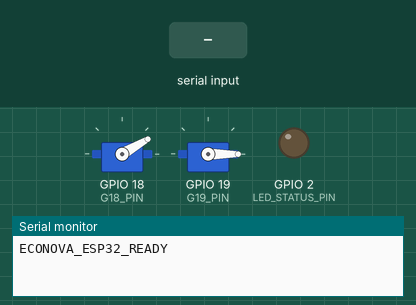
Simulated run of this sketch. Board: ESP32. Shown: 2 × servo, output pins drawn as LEDs (lit = HIGH), the last lines printed to the serial monitor. Inputs (shaded band) come from the test bench.

Above: at 3.3 s.
3.4 s: "ORGANIC\n" received over Serial
At 5.4 s:
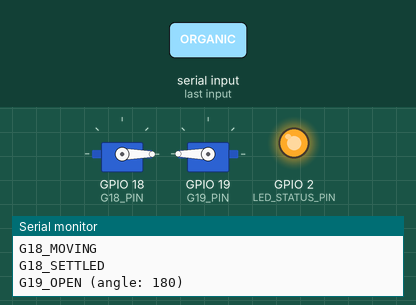
6.4 s: "PLASTIC\n" received over Serial
At 8.5 s:
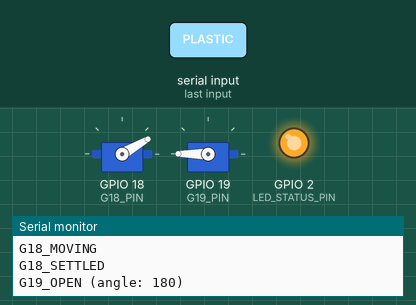
9.4 s: "METAL\n" received over Serial
At 12.0 s:
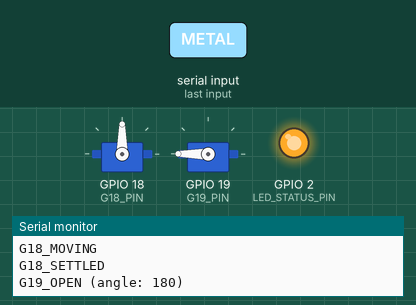
12.4 s: "G18:,45\n" received over Serial
At 14.8 s:
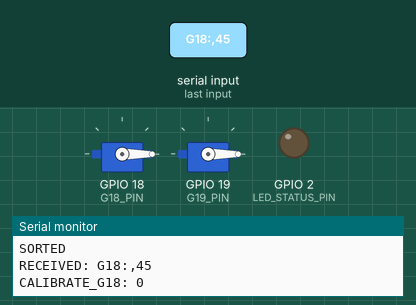
15.4 s: "G19:90\n" received over Serial
At 16.6 s:
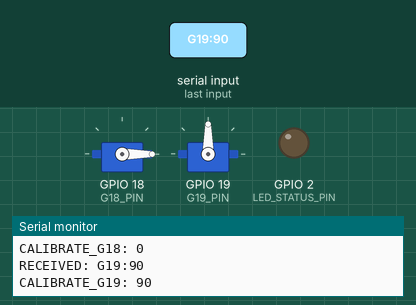
16.9 s: "O\n" received over Serial
At 17.3 s:
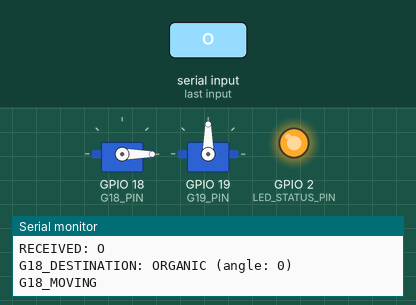
Timing chart, 0 to 20.9 s (numbered marks = the images above; inputs shaded):
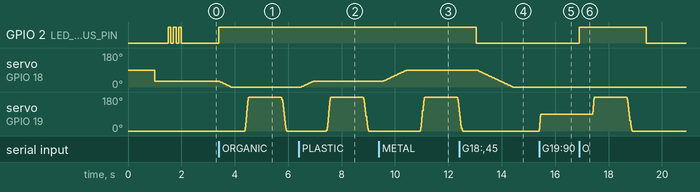

Measured:
- after the input at 3.4 s, GPIO 2 (LED_STATUS_PIN): LOW → HIGH at once; servo on GPIO 18 (G18_PIN): moves from 30° to 0° over 0.42 s, starting at once; servo on GPIO 19 (G19_PIN): rises from 0° to 180° in 0.16 s, then falls to 0° in 1.4 s
- after the input at 6.4 s, GPIO 2 (LED_STATUS_PIN): stays HIGH (without the input it goes to LOW after 0.07 s); servo on GPIO 18 (G18_PIN): moves from 0° to 30° over 0.45 s, starting after 0.08 s; servo on GPIO 19 (G19_PIN): rises from 0° to 180° in 0.16 s, then falls to 0° in 1.4 s
- after the input at 9.4 s, GPIO 2 (LED_STATUS_PIN): stays HIGH (without the input it goes to LOW after 0.13 s); servo on GPIO 18 (G18_PIN): moves from 30° to 90° over 0.90 s, starting after 0.15 s; servo on GPIO 19 (G19_PIN): rises from 0° to 180° in 0.16 s, then falls to 127° in 1.3 s
- after the input at 12.4 s, servo on GPIO 18 (G18_PIN): moves from 90° to 0° over 1.3 s, starting after 0.68 s
- after the input at 15.4 s, servo on GPIO 19 (G19_PIN): 0° → 90° at once
- after the input at 16.9 s, GPIO 2 (LED_STATUS_PIN): LOW → HIGH at once, → LOW 2.5 s later; servo on GPIO 19 (G19_PIN): rises from 90° to 180° in 0.06 s, then falls to 0° in 1.4 s

The sketch:

esp32_firmware.ino
```cpp
/*
 * ==============================================================================
 * EcoNova ESP32 Hardware Firmware (Two-Servo Sorting Mechanism with Speed Control)
 * File: hardware/esp32_firmware/esp32_firmware.ino
 *
 * Hardware Roles:
 * 1. G18 (GPIO 18) — DESTINATION SELECTOR SERVO:
 *    - Determines the physical compartment the waste will enter.
 *    - Moves FIRST to the required destination angle before G19 opens:
 *      * Organic     -> G18 = 0°
 *      * Dry/Plastic -> G18 = 30° (for both Plastic and Paper)
 *      * Metal       -> G18 = 90°
 *      * Startup     -> G18 = 30°
 *
 * 2. G19 (GPIO 19) — WASTE RELEASE SERVO:
 *    - Controls the flap that physically holds the waste.
 *    - Starts CLOSED at 0° (keeps waste on the upper platform during camera scanning).
 *    - Opens to 180° ONLY AFTER G18 has reached the destination and settled.
 *    - Closes back to 0° after waste has fallen through.
 *
 * Motion Architecture & Speed Optimization:
 *   - G18 Selector: moveServoSmoothly() with G18_MOVE_DELAY_MS = 15 ms/deg for smooth chute travel.
 *   - G19 Flap: moveG19FastSmooth() with S-Curve Cosine Easing:
 *       * 20ms update interval matches the 50 Hz PWM frame rate of the servo.
 *       * Eliminates high-frequency command flood (the root cause of 2ms/3ms/4ms jitter).
 *       * S-curve acceleration gently breaks stiction, surges at max physical speed
 *         through the middle, and softly lands at endpoints without mechanical bouncing.
 *       * G19_OPEN_DURATION_MS = 300 ms (Fast physical opening stroke, ~15 frames @ 20ms)
 *       * G19_CLOSE_DURATION_MS = 360 ms (Controlled closing stroke, ~18 frames @ 20ms)
 *   - Position tracking: currentG18Angle, currentG19Angle.
 *
 * Required Sorting Sequence:
 *   1. Announce G18 destination
 *   2. G18 moves smoothly to destination angle (G18_MOVING)
 *   3. Settle delay (G18_SETTLE_DELAY_MS: 500ms) -> G18_SETTLED
 *   4. ONLY AFTER G18 settles: G19 opens fast & smooth to 180° (G19_OPEN)
 *   5. Hold open (G19_OPEN_TIME_MS: 1200ms) so waste falls
 *   6. G19 closes fast & smooth back to 0° (G19_CLOSE)
 *   7. Close delay (G19_CLOSE_DELAY_MS: 500ms)
 *   8. Sorting complete -> "SORTED"
 *
 * NO IR sensor required.
 * Baud rate: 115200 baud
 * Library Requirement: "ESP32Servo" by Kevin Harrington
 * ==============================================================================
 */

#include <ESP32Servo.h>
#include <math.h>

// ==============================================================================
// PIN DEFINITIONS
// ==============================================================================
#define G18_PIN           18   // G18: DESTINATION SELECTOR SERVO (GPIO 18)
#define G19_PIN           19   // G19: WASTE RELEASE FLAP SERVO (GPIO 19)
#define LED_STATUS_PIN     2   // Built-in Blue LED for status indication

// ==============================================================================
// G18 DESTINATION ANGLES (Calibrate for your physical mechanism)
// ==============================================================================
#define G18_DEFAULT_ANGLE      30   // Safe / neutral startup position (Center: 30°)
#define G18_ORGANIC_ANGLE       0   // Directs waste to Organic bin (Left: 0°)
#define G18_DRY_PLASTIC_ANGLE  30   // Directs waste to Dry/Plastic bin (Center: 30°)
#define G18_METAL_ANGLE        90   // Directs waste to Metal bin (Right: 90°)

// Backward-compatible alias constants
#define ORGANIC_ANGLE          G18_ORGANIC_ANGLE
#define DRY_PLASTIC_ANGLE      G18_DRY_PLASTIC_ANGLE
#define METAL_ANGLE            G18_METAL_ANGLE

// ==============================================================================
// G19 RELEASE SERVO ANGLES
// ==============================================================================
#define G19_RELEASE_CLOSED      0   // Flap CLOSED / resting position (holds waste: 0°)
#define G19_RELEASE_OPEN      180   // Flap OPEN position (releases waste to fall: 180°)

// Backward-compatible alias constants
#define RELEASE_CLOSED         G19_RELEASE_CLOSED
#define RELEASE_OPEN           G19_RELEASE_OPEN

// ==============================================================================
// SERVO SPEED & MOTION PROFILE CONSTANTS
// ==============================================================================
// G18: Controlled medium/slow speed for destination selector chute (ms per degree)
#define G18_MOVE_DELAY_MS      15

// G19: Fast & Smooth S-Curve Trajectory Constants
// 50 Hz PWM frame interval (20ms): commands synchronize 1:1 with hardware PWM cycles
#define G19_UPDATE_INTERVAL_MS 20
// Total opening duration for 0° -> 180°: 300ms (~15 frames @ 20ms, max physical speed of SG90)
#define G19_OPEN_DURATION_MS   180
// Total closing duration for 180° -> 0°: 360ms (~18 frames @ 20ms, soft landing without slamming)
#define G19_CLOSE_DURATION_MS  220

// Backward-compatible alias constants
#define G19_OPEN_DELAY_MS       8
#define G19_CLOSE_DELAY_MS     12

// ==============================================================================
// TIMING CONFIGURATION (Milliseconds) - Easily adjustable for calibration
// ==============================================================================
#define G18_SETTLE_DELAY_MS    500   // Wait for G18 to settle at destination (0.5s)
#define G19_OPEN_TIME_MS      1200   // Hold G19 open for waste to fall through (1.2s)
#define G19_CLOSE_DELAY_MS     500   // Wait after G19 closes before sequence completes (0.5s)

// ==============================================================================
// GLOBAL OBJECTS & STATE
// ==============================================================================
Servo servoG18;   // G18: Destination Selector (GPIO 18)
Servo servoG19;   // G19: Waste Release Flap (GPIO 19)

// Track actual current servo angles to enable smooth movement from current position
int currentG18Angle = G18_DEFAULT_ANGLE;
int currentG19Angle = G19_RELEASE_CLOSED;

String inputCommand = "";

// Function declarations
void processSerialCommands();
void handleSortCommand(String command);
void executeSortSequence(int destinationAngle, String destination);
int moveServoSmoothly(Servo &servo, int currentAngle, int targetAngle, int stepDelayMs);
int moveG19FastSmooth(Servo &servo, int startAngle, int targetAngle, int durationMs);

// ==============================================================================
// G18 GRADUAL SERVO MOVEMENT FUNCTION (LINEAR DEGREE STEPPING)
// ==============================================================================
int moveServoSmoothly(Servo &servo, int currentAngle, int targetAngle, int stepDelayMs) {
  if (currentAngle == targetAngle) {
    servo.write(targetAngle);
    return targetAngle;
  }
  int step = (targetAngle > currentAngle) ? 1 : -1;
  for (int angle = currentAngle; angle != targetAngle; angle += step) {
    servo.write(angle);
    delay(stepDelayMs);
  }
  servo.write(targetAngle);
  delay(stepDelayMs);
  return targetAngle;
}

// ==============================================================================
// G19 FAST & SMOOTH S-CURVE TRAJECTORY FUNCTION (COSINE EASING @ 50HZ PWM RATE)
// ==============================================================================
int moveG19FastSmooth(Servo &servo, int startAngle, int targetAngle, int durationMs) {
  if (startAngle == targetAngle) {
    servo.write(targetAngle);
    return targetAngle;
  }

  int stroke = abs(targetAngle - startAngle);
  int effectiveDuration = (durationMs * stroke) / 180;
  if (effectiveDuration < G19_UPDATE_INTERVAL_MS) {
    effectiveDuration = G19_UPDATE_INTERVAL_MS;
  }

  int totalSteps = effectiveDuration / G19_UPDATE_INTERVAL_MS;
  if (totalSteps < 1) totalSteps = 1;

  for (int step = 1; step <= totalSteps; step++) {
    float progress = (float)step / (float)totalSteps;
    // S-curve velocity profile via cosine easing:
    // Soft start (no gear shock) -> max physical speed through middle -> soft landing (no bounce)
    float ease = 0.5f * (1.0f - cosf(progress * 3.14159265f));
    int angle = (int)round(startAngle + (targetAngle - startAngle) * ease);
    servo.write(angle);
    delay(G19_UPDATE_INTERVAL_MS);
  }

  // Ensure exact final endpoint
  servo.write(targetAngle);
  return targetAngle;
}

// ==============================================================================
// SETUP
// ==============================================================================
void setup() {
  Serial.begin(115200);
  delay(500);

  pinMode(LED_STATUS_PIN, OUTPUT);
  digitalWrite(LED_STATUS_PIN, LOW);

  // Allocate hardware PWM timers for ESP32
  ESP32PWM::allocateTimer(0);
  ESP32PWM::allocateTimer(1);
  ESP32PWM::allocateTimer(2);
  ESP32PWM::allocateTimer(3);

  // 1. Attach both servos
  servoG18.setPeriodHertz(50);
  servoG18.attach(G18_PIN, 500, 2400);

  servoG19.setPeriodHertz(50);
  servoG19.attach(G19_PIN, 500, 2400);

  // 2. G19 MUST start at 0° (CLOSED). Do NOT move G19 to 180° during startup!
  servoG19.write(G19_RELEASE_CLOSED);
  currentG19Angle = G19_RELEASE_CLOSED;
  delay(500);

  // 3. G18 moves to safe startup angle (30°)
  servoG18.write(G18_DEFAULT_ANGLE);
  currentG18Angle = G18_DEFAULT_ANGLE;
  delay(500);

  // Blink status LED to confirm readiness
  for (int i = 0; i < 3; i++) {
    digitalWrite(LED_STATUS_PIN, HIGH);
    delay(100);
    digitalWrite(LED_STATUS_PIN, LOW);
    delay(100);
  }

  // 4. Only then report SYSTEM READY
  Serial.println("ECONOVA_ESP32_READY");
}

// ==============================================================================
// MAIN LOOP
// ==============================================================================
void loop() {
  // Process incoming Serial commands from EcoNova backend
  processSerialCommands();
}

// ==============================================================================
// SERIAL COMMAND PROCESSOR
// ==============================================================================
void processSerialCommands() {
  while (Serial.available() > 0) {
    char c = Serial.read();

    if (c == '\n' || c == '\r') {
      inputCommand.trim();
      inputCommand.toUpperCase();

      if (inputCommand.length() > 0) {
        handleSortCommand(inputCommand);
      }
      inputCommand = "";
    } else {
      inputCommand += c;
    }
  }
}

// ==============================================================================
// SORTING ACTUATION SEQUENCE
// ==============================================================================
void handleSortCommand(String command) {
  // Echo receipt back to EcoNova host
  Serial.print("RECEIVED: ");
  Serial.println(command);

  int targetAngle = -1;
  String destination = "";

  if (command == "ORGANIC" || command == "O") {
    targetAngle = G18_ORGANIC_ANGLE;
    destination = "ORGANIC";
  }
  else if (command == "PLASTIC" || command == "PAPER" || command == "P") {
    targetAngle = G18_DRY_PLASTIC_ANGLE;
    destination = "DRY/PLASTIC";
  }
  else if (command == "METAL" || command == "M") {
    targetAngle = G18_METAL_ANGLE;
    destination = "METAL";
  }
  else if (command == "STATUS") {
    Serial.println("STATUS: READY");
    return;
  }
  else if (command.startsWith("G18:")) {
    int angle = command.substring(4).toInt();
    Serial.print("CALIBRATE_G18: ");
    Serial.println(angle);
    currentG18Angle = moveServoSmoothly(servoG18, currentG18Angle, angle, G18_MOVE_DELAY_MS);
    return;
  }
  else if (command.startsWith("G19:")) {
    int angle = command.substring(4).toInt();
    Serial.print("CALIBRATE_G19: ");
    Serial.println(angle);
    int duration = (angle > currentG19Angle) ? G19_OPEN_DURATION_MS : G19_CLOSE_DURATION_MS;
    currentG19Angle = moveG19FastSmooth(servoG19, currentG19Angle, angle, duration);
    return;
  }
  else {
    Serial.print("ERROR: UNKNOWN_COMMAND: ");
    Serial.println(command);
    return;
  }

  digitalWrite(LED_STATUS_PIN, HIGH);
  executeSortSequence(targetAngle, destination);
  digitalWrite(LED_STATUS_PIN, LOW);
}

void executeSortSequence(int destinationAngle, String destination) {
  // STEP 1: Announce G18 destination
  Serial.print("G18_DESTINATION: ");
  Serial.print(destination);
  Serial.print(" (angle: ");
  Serial.print(destinationAngle);
  Serial.println(")");

  // STEP 2: Move G18 smoothly to destination angle FIRST
  Serial.println("G18_MOVING");
  currentG18Angle = moveServoSmoothly(servoG18, currentG18Angle, destinationAngle, G18_MOVE_DELAY_MS);

  // STEP 3: Wait settle delay for G18
  delay(G18_SETTLE_DELAY_MS);
  Serial.println("G18_SETTLED");

  // STEP 4: ONLY AFTER G18 has reached destination and settled, open G19 release flap (180°)
  Serial.print("G19_OPEN (angle: ");
  Serial.print(G19_RELEASE_OPEN);
  Serial.println(")");
  currentG19Angle = moveG19FastSmooth(servoG19, currentG19Angle, G19_RELEASE_OPEN, G19_OPEN_DURATION_MS);

  // STEP 5: Keep G19 open for waste to fall through
  delay(G19_OPEN_TIME_MS);

  // STEP 6: Close G19 flap back to 0°
  Serial.print("G19_CLOSE (angle: ");
  Serial.print(G19_RELEASE_CLOSED);
  Serial.println(")");
  currentG19Angle = moveG19FastSmooth(servoG19, currentG19Angle, G19_RELEASE_CLOSED, G19_CLOSE_DURATION_MS);

  // STEP 7: Wait close delay
  delay(G19_CLOSE_DELAY_MS);

  // STEP 8: Sorting is complete
  Serial.println("SORTED");
}

void resetServosToHome() {
  currentG19Angle = moveG19FastSmooth(servoG19, currentG19Angle, G19_RELEASE_CLOSED, G19_CLOSE_DURATION_MS);
  currentG18Angle = moveServoSmoothly(servoG18, currentG18Angle, G18_DEFAULT_ANGLE, G18_MOVE_DELAY_MS);
}
```
